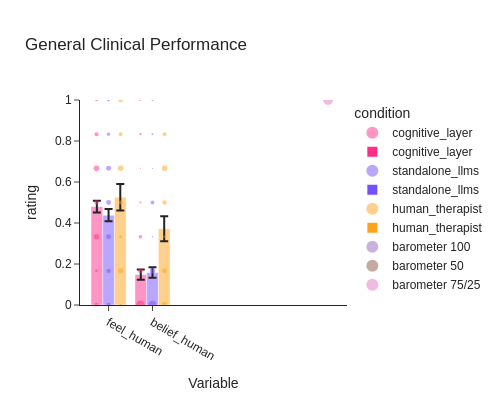

Notebook code cell kept with this figure:
### Markdown cell above
## Perception of humanness（人性化感知）

### Code cell
df = df_users.copy().merge(df_pids[['pid','condition','model']],on='pid',how='left')
for col in ['feel_human','belief_human']:
    df[col] = (df[col] - 1) / 6

df['ai'] = (df['condition']!='human_therapist').replace({True: 'AI', False: 'Human'})

display(
    df.groupby('ai')[['belief_human','feel_human']]
      .agg(['mean','std'])
      .map(lambda x: f"{x*100:.1f}%" if pd.notnull(x) else "")
)

# ------------------------------------------------------------------------------------------------------------------------------------
# 运行统计检验
# ------------------------------------------------------------------------------------------------------------------------------------

for outcome in ['feel_human','belief_human']:

    print_title(outcome)

    vec_A = df.loc[df['condition']=='cognitive_layer',outcome]
    vec_B = df.loc[df['condition']=='standalone_llms',outcome]
    vec_C = df.loc[df['condition']=='human_therapist',outcome]

    for combo in [('cognitive_layer','standalone_llms'),('cognitive_layer','human_therapist'),('standalone_llms','human_therapist')]:
        vec_A = df.loc[df['condition']==combo[0],outcome]
        vec_B = df.loc[df['condition']==combo[1],outcome]
        stat = sp.mannwhitneyu(vec_A, vec_B)
        print(f'{combo[0]} vs {combo[1]}: U = {stat.statistic}, p(bonf) = {readable_pvalue(stat.pvalue*6)}')

# ------------------------------------------------------------------------------------------------------------------------------------
# 绘图
# ------------------------------------------------------------------------------------------------------------------------------------
 
melted = (
    df
    .melt(id_vars=['pid','condition'],value_vars=['feel_human','belief_human'],var_name='variable',value_name='rating')
)

fig = plot_dot_and_bar(
    melted,
    outcome_var='rating',
    group_var='variable',
    condition_col='condition',
    items=['feel_human','belief_human'],
    condition_order=['cognitive_layer','standalone_llms','human_therapist'],
    COLOURS=COLOURS,
    score_range=(0,1),
    show_barometer=True,
)
fig.update_xaxes(range=[-0.5,1.5])
fig.update_yaxes(range=[0,1.1])
fig.write_image('../results/humanness_fig.svg',width=400,height=380)

# summary = (
#     df
#     .melt(id_vars=['pid','condition'],value_vars=['feel_human','belief_human'],var_name='variable',value_name='rating')
#     .groupby(['condition','variable'])['rating'].agg(['mean','sem'])
#     .reset_index()
# )

# fig = px.bar(
#     summary,
#     x='variable',
#     y='mean',
#     error_y='sem',
#     color='condition',
#     title='Ratings',
#     barmode='group',
#     width=400,
#     height=400,
#     labels={'mean': 'rating'},
#     category_orders={
#         'condition': CONDITION_ORDER,
#         'variable': ['feel_human','belief_human']
#         },
#     color_discrete_map=COLOURS,
#     orientation='v',
#     template='simple_white',
# )
# fig.update_traces(width=0.2)
# fig.update_yaxes(range=[0,1],tickformat=".0%")
# fig.for_each_annotation(lambda a: a.update(text=a.text.split("=")[-1]))
# fig.update_layout(font={'family': 'Arial'})
# fig.add_hline(y=.5,line_dash='dot',line_color='black',line_width=1,opacity=1,layer='above')
# fig.show()

# fig.write_image(f'../results/humanness_ratings.svg',width=400,height=400)

### Figure 1 — Plotly figure (JSON) as saved in the notebook; plotly's stock layout.template omitted (floating-point values rounded to 4 significant figures)
{"data": [{"hovertemplate": "condition=cognitive_layer<br>Variable=%{x}<br>rating=%{y}<br>size=%{marker.size}<extra></extra>", "legendgroup": "cognitive_layer", "marker": {"color": "#ff2d86", "line": {"width": 0}, "opacity": 0.5, "size": [0.604, 0.1881, 0.09901, 0.0297, 0.009901, 0.0396, 0.0297, 0.1485, 0.05941, 0.2079, 0.1584, 0.2475, 0.1287, 0.0495], "sizemode": "area", "sizeref": 0.01562, "symbol": "circle"}, "mode": "markers", "name": "cognitive_layer", "orientation": "v", "showlegend": true, "type": "scatter", "x": [0.725, 0.725, 0.725, 0.725, 0.725, 0.725, 0.725, -0.275, -0.275, -0.275, -0.275, -0.275, -0.275, -0.275], "xaxis": "x", "y": [0.0, 0.1667, 0.3333, 0.5, 0.6667, 0.8333, 1.0, 0.0, 0.1667, 0.3333, 0.5, 0.6667, 0.8333, 1.0], "yaxis": "y"}, {"hovertemplate": "condition=standalone_llms<br>Variable=%{x}<br>rating=%{y}<br>size=%{marker.size}<extra></extra>", "legendgroup": "standalone_llms", "marker": {"color": "#7550ff", "line": {"width": 0}, "opacity": 0.5, "size": [0.58, 0.23, 0.01, 0.11, 0.01, 0.03, 0.03, 0.15, 0.15, 0.17, 0.19, 0.19, 0.09, 0.06], "sizemode": "area", "sizeref": 0.01562, "symbol": "circle"}, "mode": "markers", "name": "standalone_llms", "orientation": "v", "showlegend": true, "type": "scatter", "x": [1.0, 1.0, 1.0, 1.0, 1.0, 1.0, 1.0, 0.0, 0.0, 0.0, 0.0, 0.0, 0.0, 0.0], "xaxis": "x", "y": [0.0, 0.1667, 0.3333, 0.5, 0.6667, 0.8333, 1.0, 0.0, 0.1667, 0.3333, 0.5, 0.6667, 0.8333, 1.0], "yaxis": "y"}, {"hovertemplate": "condition=human_therapist<br>Variable=%{x}<br>rating=%{y}<br>size=%{marker.size}<extra></extra>", "legendgroup": "human_therapist", "marker": {"color": "#ffa21c", "line": {"width": 0}, "opacity": 0.5, "size": [0.2692, 0.1923, 0.03846, 0.1538, 0.2308, 0.1154, 0.07692, 0.2308, 0.07692, 0.1154, 0.2308, 0.1154, 0.1538], "sizemode": "area", "sizeref": 0.01562, "symbol": "circle"}, "mode": "markers", "name": "human_therapist", "orientation": "v", "showlegend": true, "type": "scatter", "x": [1.275, 1.275, 1.275, 1.275, 1.275, 1.275, 0.275, 0.275, 0.275, 0.275, 0.275, 0.275, 0.275], "xaxis": "x", "y": [0.0, 0.1667, 0.3333, 0.5, 0.6667, 0.8333, 0.0, 0.1667, 0.3333, 0.5, 0.6667, 0.8333, 1.0], "yaxis": "y"}, {"hovertemplate": "condition=barometer 100<br>Variable=%{x}<br>rating=%{y}<br>size=%{marker.size}<extra></extra>", "legendgroup": "barometer 100", "marker": {"color": "#9467BD", "line": {"width": 0}, "opacity": 0.5, "size": [1.0], "sizemode": "area", "sizeref": 0.01562, "symbol": "circle"}, "mode": "markers", "name": "barometer 100", "orientation": "v", "showlegend": true, "type": "scatter", "x": [3.0], "xaxis": "x", "y": [4.0], "yaxis": "y"}, {"hovertemplate": "condition=barometer 50<br>Variable=%{x}<br>rating=%{y}<br>size=%{marker.size}<extra></extra>", "legendgroup": "barometer 50", "marker": {"color": "#8C564B", "line": {"width": 0}, "opacity": 0.5, "size": [0.5, 0.5], "sizemode": "area", "sizeref": 0.01562, "symbol": "circle"}, "mode": "markers", "name": "barometer 50", "orientation": "v", "showlegend": true, "type": "scatter", "x": [4.0, 4.0], "xaxis": "x", "y": [2.0, 4.0], "yaxis": "y"}, {"hovertemplate": "condition=barometer 75/25<br>Variable=%{x}<br>rating=%{y}<br>size=%{marker.size}<extra></extra>", "legendgroup": "barometer 75/25", "marker": {"color": "#E377C2", "line": {"width": 0}, "opacity": 0.5, "size": [0.75, 0.25], "sizemode": "area", "sizeref": 0.01562, "symbol": "circle"}, "mode": "markers", "name": "barometer 75/25", "orientation": "v", "showlegend": true, "type": "scatter", "x": [5.0, 5.0], "xaxis": "x", "y": [1.0, 3.0], "yaxis": "y"}, {"alignmentgroup": "True", "error_y": {"array": [0.02514, 0.02875]}, "hovertemplate": "condition=cognitive_layer<br>Variable=%{x}<br>Rating=%{y}<extra></extra>", "legendgroup": "cognitive_layer", "marker": {"color": "#ff2d86", "opacity": 0.5, "pattern": {"shape": ""}}, "name": "cognitive_layer", "offsetgroup": "cognitive_layer", "orientation": "v", "showlegend": true, "textposition": "auto", "type": "bar", "x": [1, 0], "xaxis": "x", "y": [0.1485, 0.4802], "yaxis": "y"}, {"alignmentgroup": "True", "error_y": {"array": [0.02566, 0.02936]}, "hovertemplate": "condition=standalone_llms<br>Variable=%{x}<br>Rating=%{y}<extra></extra>", "legendgroup": "standalone_llms", "marker": {"color": "#7550ff", "opacity": 0.5, "pattern": {"shape": ""}}, "name": "standalone_llms", "offsetgroup": "standalone_llms", "orientation": "v", "showlegend": true, "textposition": "auto", "type": "bar", "x": [1, 0], "xaxis": "x", "y": [0.1583, 0.4383], "yaxis": "y"}, {"alignmentgroup": "True", "error_y": {"array": [0.06084, 0.06451]}, "hovertemplate": "condition=human_therapist<br>Variable=%{x}<br>Rating=%{y}<extra></extra>", "legendgroup": "human_therapist", "marker": {"color": "#ffa21c", "opacity": 0.5, "pattern": {"shape": ""}}, "name": "human_therapist", "offsetgroup": "human_therapist", "orientation": "v", "showlegend": true, "textposition": "auto", "type": "bar", "x": [1, 0], "xaxis": "x", "y": [0.3718, 0.5256], "yaxis": "y"}], "layout": {"font": {"family": "Arial"}, "height": 400, "legend": {"itemsizing": "constant", "title": {"text": "condition"}, "tracegroupgap": 0}, "title": {"text": "General Clinical Performance"}, "width": 500, "xaxis": {"anchor": "y", "domain": [0, 1], "ticktext": ["feel_human", "belief_human", "barometer 100", "barometer 50", "barometer 75/25"], "tickvals": [0, 1], "title": {"text": "Variable"}}, "yaxis": {"anchor": "x", "domain": [0, 1], "range": [0, 1], "title": {"text": "rating"}}}}
